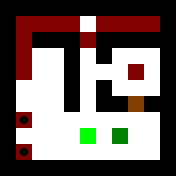

This is a level from a 2D game, rendered from its Tiled map with the project's own tilesets. A one-line summary and the complete map file follow:
An orthogonal 11x11 tile map with 16x16 px tiles, 2 tile layers (Layer1, Layer2).

<map version="1.0" orientation="orthogonal" renderorder="right-down" width="11" height="11" tilewidth="16" tileheight="16" nextobjectid="1">
 <tileset firstgid="1" source="../Tiles.tsx" />
 <layer name="Layer1" width="11" height="11">
  <data encoding="csv">
1,1,1,1,1,1,1,1,1,1,1,
1,5,5,5,5,5,5,5,5,5,1,
1,5,1,1,1,5,1,1,1,1,1,
1,5,5,5,1,5,1,5,5,5,1,
1,5,5,5,1,5,5,5,5,5,1,
1,5,5,5,1,5,1,5,5,5,1,
1,5,5,5,1,5,1,1,5,1,1,
1,5,5,5,5,5,5,5,5,5,1,
1,5,5,5,5,5,5,5,5,5,1,
1,5,5,5,5,5,5,5,5,5,1,
1,1,1,1,1,1,1,1,1,1,1
</data>
 </layer>
 <layer name="Layer2" width="11" height="11">
  <data encoding="csv">
0,0,0,0,0,0,0,0,0,0,0,
0,3,3,3,3,0,3,3,3,3,0,
0,3,0,0,0,3,0,0,0,0,0,
0,3,0,0,0,0,0,0,0,0,0,
0,3,0,0,0,0,0,0,3,0,0,
0,0,0,0,0,0,0,0,0,0,0,
0,0,0,0,0,0,0,0,9,0,0,
0,7,0,0,0,0,0,0,0,0,0,
0,0,0,0,0,4,0,2,0,0,0,
0,7,0,0,0,0,0,0,0,0,0,
0,0,0,0,0,0,0,0,0,0,0
</data>
 </layer>
</map>
